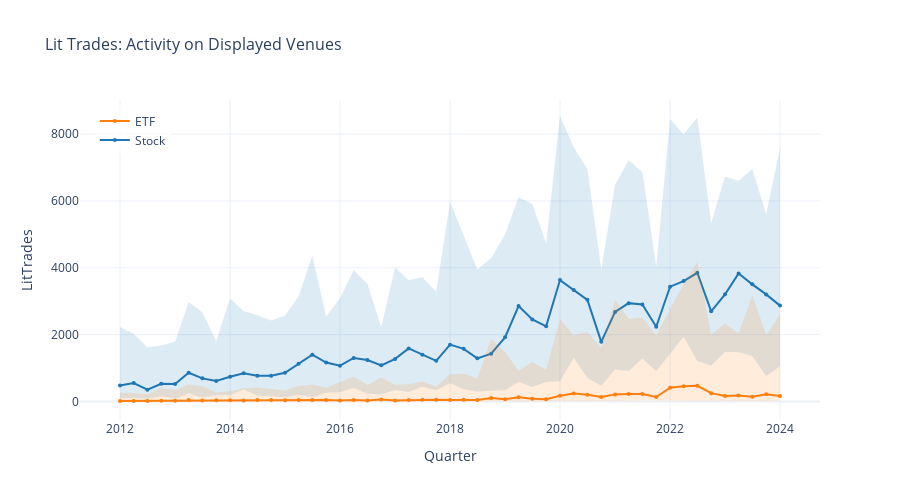

Notebook source saved alongside this figure:
### Code cell
# Visualization 5: Lit Trades (Displayed Venue Activity)
fig5 = create_comparison_plot(
    desc_cohort,
    "LitTrades",
    title="Lit Trades: Activity on Displayed Venues",
    save_path=os.path.join(OUT_FIG_DIR, "key_viz_5_lit_trades.html")
)

if fig5:
    fig5.show()
